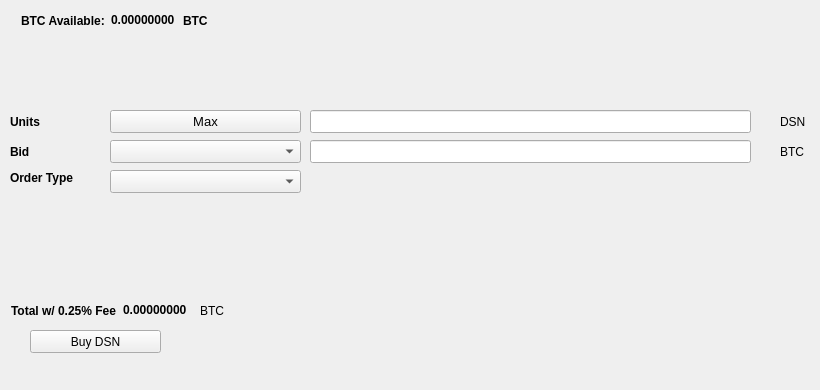
   <widget class="QWidget" name="BuyTab">
    <attribute name="title">
     <string>Buy</string>
    </attribute>
    <widget class="QPushButton" name="BuyDSN">
     <property name="geometry">
      <rect>
       <x>30</x>
       <y>330</y>
       <width>131</width>
       <height>23</height>
      </rect>
     </property>
     <property name="text">
      <string>Buy DSN</string>
     </property>
     <property name="icon">
      <iconset resource="../designcoin.qrc">
       <normaloff>:/icons/bitcoin</normaloff>:/icons/bitcoin</iconset>
     </property>
    </widget>
    <widget class="QLabel" name="label_3">
     <property name="geometry">
      <rect>
       <x>10</x>
       <y>110</y>
       <width>46</width>
       <height>23</height>
      </rect>
     </property>
     <property name="font">
      <font>
       <weight>75</weight>
       <bold>true</bold>
      </font>
     </property>
     <property name="text">
      <string>Units</string>
     </property>
    </widget>
    <widget class="QLineEdit" name="UnitsInput">
     <property name="geometry">
      <rect>
       <x>310</x>
       <y>110</y>
       <width>441</width>
       <height>23</height>
      </rect>
     </property>
     <property name="font">
      <font>
       <pointsize>9</pointsize>
       <weight>75</weight>
       <bold>true</bold>
      </font>
     </property>
    </widget>
    <widget class="QLineEdit" name="BuyBidPriceEdit">
     <property name="geometry">
      <rect>
       <x>310</x>
       <y>140</y>
       <width>441</width>
       <height>23</height>
      </rect>
     </property>
     <property name="font">
      <font>
       <pointsize>9</pointsize>
       <weight>75</weight>
       <bold>true</bold>
      </font>
     </property>
    </widget>
    <widget class="QLabel" name="label_4">
     <property name="geometry">
      <rect>
       <x>780</x>
       <y>110</y>
       <width>31</width>
       <height>23</height>
      </rect>
     </property>
     <property name="text">
      <string>DSN</string>
     </property>
    </widget>
    <widget class="QLabel" name="label_5">
     <property name="geometry">
      <rect>
       <x>780</x>
       <y>140</y>
       <width>31</width>
       <height>23</height>
      </rect>
     </property>
     <property name="text">
      <string>BTC</string>
     </property>
    </widget>
    <widget class="QLabel" name="label_6">
     <property name="geometry">
      <rect>
       <x>10</x>
       <y>140</y>
       <width>46</width>
       <height>23</height>
      </rect>
     </property>
     <property name="font">
      <font>
       <weight>75</weight>
       <bold>true</bold>
      </font>
     </property>
     <property name="text">
      <string>Bid</string>
     </property>
    </widget>
    <widget class="QLabel" name="label_7">
     <property name="geometry">
      <rect>
       <x>10</x>
       <y>170</y>
       <width>91</width>
       <height>16</height>
      </rect>
     </property>
     <property name="font">
      <font>
       <weight>75</weight>
       <bold>true</bold>
      </font>
     </property>
     <property name="text">
      <string>Order Type</string>
     </property>
    </widget>
    <widget class="QPushButton" name="Buy_Max_Amount">
     <property name="geometry">
      <rect>
       <x>110</x>
       <y>110</y>
       <width>191</width>
       <height>23</height>
      </rect>
     </property>
     <property name="font">
      <font>
       <pointsize>10</pointsize>
      </font>
     </property>
     <property name="text">
      <string>Max</string>
     </property>
    </widget>
    <widget class="QComboBox" name="BuyBidcomboBox">
     <property name="geometry">
      <rect>
       <x>110</x>
       <y>140</y>
       <width>191</width>
       <height>23</height>
      </rect>
     </property>
     <property name="font">
      <font>
       <pointsize>10</pointsize>
      </font>
     </property>
    </widget>
    <widget class="QComboBox" name="buyOrdertypeCombo">
     <property name="geometry">
      <rect>
       <x>110</x>
       <y>170</y>
       <width>191</width>
       <height>23</height>
      </rect>
     </property>
     <property name="font">
      <font>
       <pointsize>10</pointsize>
      </font>
     </property>
    </widget>
    <widget class="QWidget" name="layoutWidget1">
     <property name="geometry">
      <rect>
       <x>21</x>
       <y>11</y>
       <width>227</width>
       <height>19</height>
      </rect>
     </property>
     <layout class="QHBoxLayout" name="horizontalLayout_3">
      <item>
       <widget class="QLabel" name="label232">
        <property name="font">
         <font>
          <weight>75</weight>
          <bold>true</bold>
         </font>
        </property>
        <property name="text">
         <string>BTC Available:</string>
        </property>
       </widget>
      </item>
      <item>
       <widget class="QLabel" name="BtcAvailableLbl">
        <property name="palette">
         <palette>
          <active>
           <colorrole role="WindowText">
            <brush brushstyle="SolidPattern">
             <color alpha="255">
              <red>0</red>
              <green>0</green>
              <blue>0</blue>
             </color>
            </brush>
           </colorrole>
           <colorrole role="Button">
            <brush brushstyle="SolidPattern">
             <color alpha="255">
              <red>0</red>
              <green>170</green>
              <blue>0</blue>
             </color>
            </brush>
           </colorrole>
           <colorrole role="Light">
            <brush brushstyle="SolidPattern">
             <color alpha="255">
              <red>0</red>
              <green>255</green>
              <blue>0</blue>
             </color>
            </brush>
           </colorrole>
           <colorrole role="Midlight">
            <brush brushstyle="SolidPattern">
             <color alpha="255">
              <red>0</red>
              <green>212</green>
              <blue>0</blue>
             </color>
            </brush>
           </colorrole>
           <colorrole role="Dark">
            <brush brushstyle="SolidPattern">
             <color alpha="255">
              <red>0</red>
              <green>85</green>
              <blue>0</blue>
             </color>
            </brush>
           </colorrole>
           <colorrole role="Mid">
            <brush brushstyle="SolidPattern">
             <color alpha="255">
              <red>0</red>
              <green>113</green>
              <blue>0</blue>
             </color>
            </brush>
           </colorrole>
           <colorrole role="Text">
            <brush brushstyle="SolidPattern">
             <color alpha="255">
              <red>0</red>
              <green>170</green>
              <blue>0</blue>
             </color>
            </brush>
           </colorrole>
           <colorrole role="BrightText">
            <brush brushstyle="SolidPattern">
             <color alpha="255">
              <red>255</red>
              <green>255</green>
              <blue>255</blue>
             </color>
            </brush>
           </colorrole>
           <colorrole role="ButtonText">
            <brush brushstyle="SolidPattern">
             <color alpha="255">
              <red>0</red>
              <green>0</green>
              <blue>0</blue>
             </color>
            </brush>
           </colorrole>
           <colorrole role="Base">
            <brush brushstyle="SolidPattern">
             <color alpha="255">
              <red>255</red>
              <green>255</green>
              <blue>255</blue>
             </color>
            </brush>
           </colorrole>
           <colorrole role="Window">
            <brush brushstyle="SolidPattern">
             <color alpha="255">
              <red>0</red>
              <green>170</green>
              <blue>0</blue>
             </color>
            </brush>
           </colorrole>
           <colorrole role="Shadow">
            <brush brushstyle="SolidPattern">
             <color alpha="255">
              <red>0</red>
              <green>0</green>
              <blue>0</blue>
             </color>
            </brush>
           </colorrole>
           <colorrole role="AlternateBase">
            <brush brushstyle="SolidPattern">
             <color alpha="255">
              <red>127</red>
              <green>212</green>
              <blue>127</blue>
             </color>
            </brush>
           </colorrole>
           <colorrole role="ToolTipBase">
            <brush brushstyle="SolidPattern">
             <color alpha="255">
              <red>255</red>
              <green>255</green>
              <blue>220</blue>
             </color>
            </brush>
           </colorrole>
           <colorrole role="ToolTipText">
            <brush brushstyle="SolidPattern">
             <color alpha="255">
              <red>0</red>
              <green>0</green>
              <blue>0</blue>
             </color>
            </brush>
           </colorrole>
          </active>
          <inactive>
           <colorrole role="WindowText">
            <brush brushstyle="SolidPattern">
             <color alpha="255">
              <red>0</red>
              <green>0</green>
              <blue>0</blue>
             </color>
            </brush>
           </colorrole>
           <colorrole role="Button">
            <brush brushstyle="SolidPattern">
             <color alpha="255">
              <red>0</red>
              <green>170</green>
              <blue>0</blue>
             </color>
            </brush>
           </colorrole>
           <colorrole role="Light">
            <brush brushstyle="SolidPattern">
             <color alpha="255">
              <red>0</red>
              <green>255</green>
              <blue>0</blue>
             </color>
            </brush>
           </colorrole>
           <colorrole role="Midlight">
            <brush brushstyle="SolidPattern">
             <color alpha="255">
              <red>0</red>
              <green>212</green>
              <blue>0</blue>
             </color>
            </brush>
           </colorrole>
           <colorrole role="Dark">
            <brush brushstyle="SolidPattern">
             <color alpha="255">
              <red>0</red>
              <green>85</green>
              <blue>0</blue>
             </color>
            </brush>
           </colorrole>
           <colorrole role="Mid">
            <brush brushstyle="SolidPattern">
             <color alpha="255">
              <red>0</red>
              <green>113</green>
              <blue>0</blue>
             </color>
            </brush>
           </colorrole>
           <colorrole role="Text">
            <brush brushstyle="SolidPattern">
             <color alpha="255">
              <red>0</red>
              <green>170</green>
              <blue>0</blue>
             </color>
            </brush>
           </colorrole>
           <colorrole role="BrightText">
            <brush brushstyle="SolidPattern">
             <color alpha="255">
              <red>255</red>
              <green>255</green>
              <blue>255</blue>
             </color>
            </brush>
           </colorrole>
           <colorrole role="ButtonText">
            <brush brushstyle="SolidPattern">
             <color alpha="255">
              <red>0</red>
              <green>0</green>
              <blue>0</blue>
             </color>
            </brush>
           </colorrole>
           <colorrole role="Base">
            <brush brushstyle="SolidPattern">
             <color alpha="255">
              <red>255</red>
              <green>255</green>
              <blue>255</blue>
             </color>
            </brush>
           </colorrole>
           <colorrole role="Window">
            <brush brushstyle="SolidPattern">
             <color alpha="255">
              <red>0</red>
              <green>170</green>
              <blue>0</blue>
             </color>
            </brush>
           </colorrole>
           <colorrole role="Shadow">
            <brush brushstyle="SolidPattern">
             <color alpha="255">
              <red>0</red>
              <green>0</green>
              <blue>0</blue>
             </color>
            </brush>
           </colorrole>
           <colorrole role="AlternateBase">
            <brush brushstyle="SolidPattern">
             <color alpha="255">
              <red>127</red>
              <green>212</green>
              <blue>127</blue>
             </color>
            </brush>
           </colorrole>
           <colorrole role="ToolTipBase">
            <brush brushstyle="SolidPattern">
             <color alpha="255">
              <red>255</red>
              <green>255</green>
              <blue>220</blue>
             </color>
            </brush>
           </colorrole>
           <colorrole role="ToolTipText">
            <brush brushstyle="SolidPattern">
             <color alpha="255">
              <red>0</red>
              <green>0</green>
              <blue>0</blue>
             </color>
            </brush>
           </colorrole>
          </inactive>
          <disabled>
           <colorrole role="WindowText">
            <brush brushstyle="SolidPattern">
             <color alpha="255">
              <red>0</red>
              <green>85</green>
              <blue>0</blue>
             </color>
            </brush>
           </colorrole>
           <colorrole role="Button">
            <brush brushstyle="SolidPattern">
             <color alpha="255">
              <red>0</red>
              <green>170</green>
              <blue>0</blue>
             </color>
            </brush>
           </colorrole>
           <colorrole role="Light">
            <brush brushstyle="SolidPattern">
             <color alpha="255">
              <red>0</red>
              <green>255</green>
              <blue>0</blue>
             </color>
            </brush>
           </colorrole>
           <colorrole role="Midlight">
            <brush brushstyle="SolidPattern">
             <color alpha="255">
              <red>0</red>
              <green>212</green>
              <blue>0</blue>
             </color>
            </brush>
           </colorrole>
           <colorrole role="Dark">
            <brush brushstyle="SolidPattern">
             <color alpha="255">
              <red>0</red>
              <green>85</green>
              <blue>0</blue>
             </color>
            </brush>
           </colorrole>
           <colorrole role="Mid">
            <brush brushstyle="SolidPattern">
             <color alpha="255">
              <red>0</red>
              <green>113</green>
              <blue>0</blue>
             </color>
            </brush>
           </colorrole>
           <colorrole role="Text">
            <brush brushstyle="SolidPattern">
             <color alpha="255">
              <red>0</red>
              <green>85</green>
              <blue>0</blue>
             </color>
            </brush>
           </colorrole>
           <colorrole role="BrightText">
            <brush brushstyle="SolidPattern">
             <color alpha="255">
              <red>255</red>
              <green>255</green>
              <blue>255</blue>
             </color>
            </brush>
           </colorrole>
           <colorrole role="ButtonText">
            <brush brushstyle="SolidPattern">
             <color alpha="255">
              <red>0</red>
              <green>85</green>
              <blue>0</blue>
             </color>
            </brush>
           </colorrole>
           <colorrole role="Base">
            <brush brushstyle="SolidPattern">
             <color alpha="255">
              <red>0</red>
              <green>170</green>
              <blue>0</blue>
             </color>
            </brush>
           </colorrole>
           <colorrole role="Window">
            <brush brushstyle="SolidPattern">
             <color alpha="255">
              <red>0</red>
              <green>170</green>
              <blue>0</blue>
             </color>
            </brush>
           </colorrole>
           <colorrole role="Shadow">
            <brush brushstyle="SolidPattern">
             <color alpha="255">
              <red>0</red>
              <green>0</green>
              <blue>0</blue>
             </color>
            </brush>
           </colorrole>
           <colorrole role="AlternateBase">
            <brush brushstyle="SolidPattern">
             <color alpha="255">
              <red>0</red>
              <green>170</green>
              <blue>0</blue>
             </color>
            </brush>
           </colorrole>
           <colorrole role="ToolTipBase">
            <brush brushstyle="SolidPattern">
             <color alpha="255">
              <red>255</red>
              <green>255</green>
              <blue>220</blue>
             </color>
            </brush>
           </colorrole>
           <colorrole role="ToolTipText">
            <brush brushstyle="SolidPattern">
             <color alpha="255">
              <red>0</red>
              <green>0</green>
              <blue>0</blue>
             </color>
            </brush>
           </colorrole>
          </disabled>
         </palette>
        </property>
        <property name="font">
         <font>
          <weight>75</weight>
          <bold>true</bold>
         </font>
        </property>
        <property name="text">
         <string>0.00000000</string>
        </property>
        <property name="textInteractionFlags">
         <set>Qt::LinksAccessibleByMouse|Qt::TextSelectableByKeyboard|Qt::TextSelectableByMouse</set>
        </property>
       </widget>
      </item>
      <item>
       <widget class="QLabel" name="BtcAvailableLbl_2">
        <property name="font">
         <font>
          <weight>75</weight>
          <bold>true</bold>
         </font>
        </property>
        <property name="text">
         <string>BTC</string>
        </property>
       </widget>
      </item>
     </layout>
    </widget>
    <widget class="QWidget" name="layoutWidge2">
     <property name="geometry">
      <rect>
       <x>11</x>
       <y>301</y>
       <width>259</width>
       <height>19</height>
      </rect>
     </property>
     <layout class="QHBoxLayout" name="horizontalLayout_4">
      <item>
       <widget class="QLabel" name="label_9">
        <property name="font">
         <font>
          <weight>75</weight>
          <bold>true</bold>
         </font>
        </property>
        <property name="text">
         <string>Total w/ 0.25% Fee</string>
        </property>
       </widget>
      </item>
      <item>
       <widget class="QLabel" name="BuyCostLabel">
        <property name="palette">
         <palette>
          <active>
           <colorrole role="WindowText">
            <brush brushstyle="SolidPattern">
             <color alpha="255">
              <red>0</red>
              <green>0</green>
              <blue>0</blue>
             </color>
            </brush>
           </colorrole>
           <colorrole role="Button">
            <brush brushstyle="SolidPattern">
             <color alpha="255">
              <red>0</red>
              <green>170</green>
              <blue>0</blue>
             </color>
            </brush>
           </colorrole>
           <colorrole role="Light">
            <brush brushstyle="SolidPattern">
             <color alpha="255">
              <red>0</red>
              <green>255</green>
              <blue>0</blue>
             </color>
            </brush>
           </colorrole>
           <colorrole role="Midlight">
            <brush brushstyle="SolidPattern">
             <color alpha="255">
              <red>0</red>
              <green>212</green>
              <blue>0</blue>
             </color>
            </brush>
           </colorrole>
           <colorrole role="Dark">
            <brush brushstyle="SolidPattern">
             <color alpha="255">
              <red>0</red>
              <green>85</green>
              <blue>0</blue>
             </color>
            </brush>
           </colorrole>
           <colorrole role="Mid">
            <brush brushstyle="SolidPattern">
             <color alpha="255">
              <red>0</red>
              <green>113</green>
              <blue>0</blue>
             </color>
            </brush>
           </colorrole>
           <colorrole role="Text">
            <brush brushstyle="SolidPattern">
             <color alpha="255">
              <red>0</red>
              <green>170</green>
              <blue>0</blue>
             </color>
            </brush>
           </colorrole>
           <colorrole role="BrightText">
            <brush brushstyle="SolidPattern">
             <color alpha="255">
              <red>255</red>
              <green>255</green>
              <blue>255</blue>
             </color>
            </brush>
           </colorrole>
           <colorrole role="ButtonText">
            <brush brushstyle="SolidPattern">
             <color alpha="255">
              <red>0</red>
              <green>0</green>
              <blue>0</blue>
             </color>
            </brush>
           </colorrole>
           <colorrole role="Base">
            <brush brushstyle="SolidPattern">
             <color alpha="255">
              <red>255</red>
              <green>255</green>
              <blue>255</blue>
             </color>
            </brush>
           </colorrole>
           <colorrole role="Window">
            <brush brushstyle="SolidPattern">
             <color alpha="255">
              <red>0</red>
              <green>170</green>
              <blue>0</blue>
             </color>
            </brush>
           </colorrole>
           <colorrole role="Shadow">
            <brush brushstyle="SolidPattern">
             <color alpha="255">
              <red>0</red>
              <green>0</green>
              <blue>0</blue>
             </color>
            </brush>
           </colorrole>
           <colorrole role="AlternateBase">
            <brush brushstyle="SolidPattern">
             <color alpha="255">
              <red>127</red>
              <green>212</green>
              <blue>127</blue>
             </color>
            </brush>
           </colorrole>
           <colorrole role="ToolTipBase">
            <brush brushstyle="SolidPattern">
             <color alpha="255">
              <red>255</red>
              <green>255</green>
              <blue>220</blue>
             </color>
            </brush>
           </colorrole>
           <colorrole role="ToolTipText">
            <brush brushstyle="SolidPattern">
             <color alpha="255">
              <red>0</red>
              <green>0</green>
              <blue>0</blue>
             </color>
            </brush>
           </colorrole>
          </active>
          <inactive>
           <colorrole role="WindowText">
            <brush brushstyle="SolidPattern">
             <color alpha="255">
              <red>0</red>
              <green>0</green>
              <blue>0</blue>
             </color>
            </brush>
           </colorrole>
           <colorrole role="Button">
            <brush brushstyle="SolidPattern">
             <color alpha="255">
              <red>0</red>
              <green>170</green>
              <blue>0</blue>
             </color>
            </brush>
           </colorrole>
           <colorrole role="Light">
            <brush brushstyle="SolidPattern">
             <color alpha="255">
              <red>0</red>
              <green>255</green>
              <blue>0</blue>
             </color>
            </brush>
           </colorrole>
           <colorrole role="Midlight">
            <brush brushstyle="SolidPattern">
             <color alpha="255">
              <red>0</red>
              <green>212</green>
              <blue>0</blue>
             </color>
            </brush>
           </colorrole>
           <colorrole role="Dark">
            <brush brushstyle="SolidPattern">
             <color alpha="255">
              <red>0</red>
              <green>85</green>
              <blue>0</blue>
             </color>
            </brush>
           </colorrole>
           <colorrole role="Mid">
            <brush brushstyle="SolidPattern">
             <color alpha="255">
              <red>0</red>
              <green>113</green>
              <blue>0</blue>
             </color>
            </brush>
           </colorrole>
           <colorrole role="Text">
            <brush brushstyle="SolidPattern">
             <color alpha="255">
              <red>0</red>
              <green>170</green>
              <blue>0</blue>
             </color>
            </brush>
           </colorrole>
           <colorrole role="BrightText">
            <brush brushstyle="SolidPattern">
             <color alpha="255">
              <red>255</red>
              <green>255</green>
              <blue>255</blue>
             </color>
            </brush>
           </colorrole>
           <colorrole role="ButtonText">
            <brush brushstyle="SolidPattern">
             <color alpha="255">
              <red>0</red>
              <green>0</green>
              <blue>0</blue>
             </color>
            </brush>
           </colorrole>
           <colorrole role="Base">
            <brush brushstyle="SolidPattern">
             <color alpha="255">
              <red>255</red>
              <green>255</green>
              <blue>255</blue>
             </color>
            </brush>
           </colorrole>
           <colorrole role="Window">
            <brush brushstyle="SolidPattern">
             <color alpha="255">
              <red>0</red>
              <green>170</green>
              <blue>0</blue>
             </color>
            </brush>
           </colorrole>
           <colorrole role="Shadow">
            <brush brushstyle="SolidPattern">
             <color alpha="255">
              <red>0</red>
              <green>0</green>
              <blue>0</blue>
             </color>
            </brush>
           </colorrole>
           <colorrole role="AlternateBase">
            <brush brushstyle="SolidPattern">
             <color alpha="255">
              <red>127</red>
              <green>212</green>
              <blue>127</blue>
             </color>
            </brush>
           </colorrole>
           <colorrole role="ToolTipBase">
            <brush brushstyle="SolidPattern">
             <color alpha="255">
              <red>255</red>
              <green>255</green>
              <blue>220</blue>
             </color>
            </brush>
           </colorrole>
           <colorrole role="ToolTipText">
            <brush brushstyle="SolidPattern">
             <color alpha="255">
              <red>0</red>
              <green>0</green>
              <blue>0</blue>
             </color>
            </brush>
           </colorrole>
          </inactive>
          <disabled>
           <colorrole role="WindowText">
            <brush brushstyle="SolidPattern">
             <color alpha="255">
              <red>0</red>
              <green>85</green>
              <blue>0</blue>
             </color>
            </brush>
           </colorrole>
           <colorrole role="Button">
            <brush brushstyle="SolidPattern">
             <color alpha="255">
              <red>0</red>
              <green>170</green>
              <blue>0</blue>
             </color>
            </brush>
           </colorrole>
           <colorrole role="Light">
            <brush brushstyle="SolidPattern">
             <color alpha="255">
              <red>0</red>
              <green>255</green>
              <blue>0</blue>
             </color>
            </brush>
           </colorrole>
           <colorrole role="Midlight">
            <brush brushstyle="SolidPattern">
             <color alpha="255">
              <red>0</red>
              <green>212</green>
              <blue>0</blue>
             </color>
            </brush>
           </colorrole>
           <colorrole role="Dark">
            <brush brushstyle="SolidPattern">
             <color alpha="255">
              <red>0</red>
              <green>85</green>
              <blue>0</blue>
             </color>
            </brush>
           </colorrole>
           <colorrole role="Mid">
            <brush brushstyle="SolidPattern">
             <color alpha="255">
              <red>0</red>
              <green>113</green>
              <blue>0</blue>
             </color>
            </brush>
           </colorrole>
           <colorrole role="Text">
            <brush brushstyle="SolidPattern">
             <color alpha="255">
              <red>0</red>
              <green>85</green>
              <blue>0</blue>
             </color>
            </brush>
           </colorrole>
           <colorrole role="BrightText">
            <brush brushstyle="SolidPattern">
             <color alpha="255">
              <red>255</red>
              <green>255</green>
              <blue>255</blue>
             </color>
            </brush>
           </colorrole>
           <colorrole role="ButtonText">
            <brush brushstyle="SolidPattern">
             <color alpha="255">
              <red>0</red>
              <green>85</green>
              <blue>0</blue>
             </color>
            </brush>
           </colorrole>
           <colorrole role="Base">
            <brush brushstyle="SolidPattern">
             <color alpha="255">
              <red>0</red>
              <green>170</green>
              <blue>0</blue>
             </color>
            </brush>
           </colorrole>
           <colorrole role="Window">
            <brush brushstyle="SolidPattern">
             <color alpha="255">
              <red>0</red>
              <green>170</green>
              <blue>0</blue>
             </color>
            </brush>
           </colorrole>
           <colorrole role="Shadow">
            <brush brushstyle="SolidPattern">
             <color alpha="255">
              <red>0</red>
              <green>0</green>
              <blue>0</blue>
             </color>
            </brush>
           </colorrole>
           <colorrole role="AlternateBase">
            <brush brushstyle="SolidPattern">
             <color alpha="255">
              <red>0</red>
              <green>170</green>
              <blue>0</blue>
             </color>
            </brush>
           </colorrole>
           <colorrole role="ToolTipBase">
            <brush brushstyle="SolidPattern">
             <color alpha="255">
              <red>255</red>
              <green>255</green>
              <blue>220</blue>
             </color>
            </brush>
           </colorrole>
           <colorrole role="ToolTipText">
            <brush brushstyle="SolidPattern">
             <color alpha="255">
              <red>0</red>
              <green>0</green>
              <blue>0</blue>
             </color>
            </brush>
           </colorrole>
          </disabled>
         </palette>
        </property>
        <property name="font">
         <font>
          <weight>75</weight>
          <bold>true</bold>
         </font>
        </property>
        <property name="autoFillBackground">
         <bool>false</bool>
        </property>
        <property name="text">
         <string>0.00000000</string>
        </property>
        <property name="textInteractionFlags">
         <set>Qt::LinksAccessibleByMouse|Qt::TextSelectableByMouse</set>
        </property>
       </widget>
      </item>
      <item>
       <widget class="QLabel" name="label_10">
        <property name="font">
         <font>
          <weight>50</weight>
          <bold>false</bold>
         </font>
        </property>
        <property name="text">
         <string>BTC</string>
        </property>
       </widget>
      </item>
     </layout>
    </widget>
    <widget class="QLabel" name="label_24">
     <property name="geometry">
      <rect>
       <x>460</x>
       <y>300</y>
       <width>281</width>
       <height>81</height>
      </rect>
     </property>
     <property name="text">
      <string/>
     </property>
     <property name="pixmap">
      <pixmap>:/images/bittrex</pixmap>
     </property>
    </widget>
   </widget>
